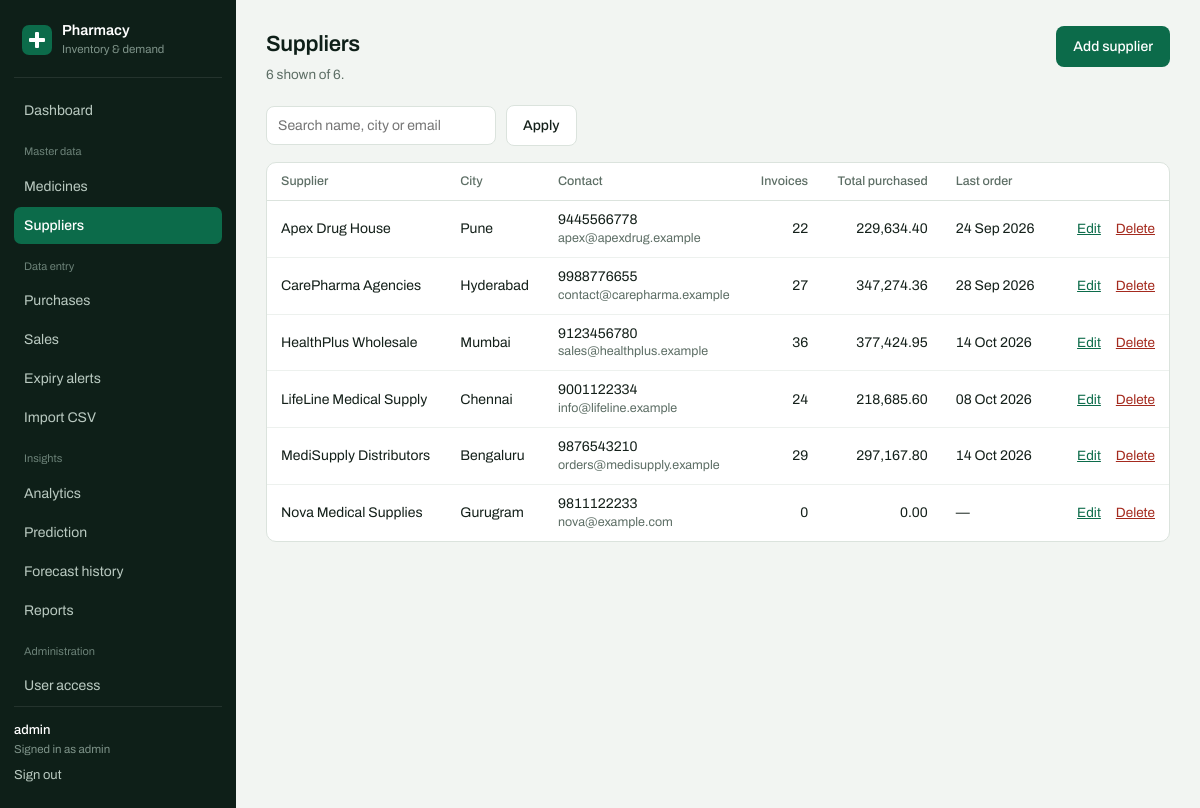
Screenshot of /suppliers (signed in) with the database file from the repository.
### models.py (models this page shows, shortened)
class Supplier(db.Model):
    __tablename__ = "suppliers"
    supplier_id = db.Column(db.Integer, primary_key=True)
    supplier_name = db.Column(db.String(120), nullable=False)
    phone = db.Column(db.String(20))
    email = db.Column(db.String(120))
    city = db.Column(db.String(60))
    purchases = db.relationship("Purchase", back_populates="supplier")

class Purchase(db.Model):
    __tablename__ = "purchases"
    purchase_id = db.Column(db.Integer, primary_key=True)
    supplier_id = db.Column(db.Integer, db.ForeignKey("suppliers.supplier_id"),
                            nullable=False)
    purchase_date = db.Column(db.Date, nullable=False, index=True)
    invoice_no = db.Column(db.String(40), unique=True, nullable=False)
    supplier = db.relationship("Supplier", back_populates="purchases")
    items = db.relationship("PurchaseItem", back_populates="purchase",
                            cascade="all, delete-orphan")
    @property
    def total_cost(self):
        return sum(i.quantity * i.cost for i in self.items)

### app.py (the view)
@app.route("/suppliers")
@login_required
def suppliers():
    q = request.args.get("q", "").strip()
    found = supplier_service.search(q)
    rows = [(s, supplier_service.summary(s)) for s in found]
    return render_template("suppliers.html", rows=rows,
                           total=Supplier.query.count(), q=q)

### app.py (called while the page is built)
def login_required(view):
    @wraps(view)
    def wrapped(*args, **kwargs):
        if "user_id" not in session:
            flash("Please log in first.", "warning")
            return redirect(url_for("login"))
        return view(*args, **kwargs)
    return wrapped

@app.context_processor
def inject_user():
    return {"current_user": {"username": session.get("username"),
                             "role": session.get("role")}}

### services/supplier_service.py (called while the page is built)
def search(query_text=""):
    q = Supplier.query
    if query_text:
        like = f"%{query_text}%"
        q = q.filter(db.or_(Supplier.supplier_name.ilike(like),
                            Supplier.city.ilike(like),
                            Supplier.email.ilike(like)))
    return q.order_by(Supplier.supplier_name).all()

def summary(supplier):
    purchases = Purchase.query.filter_by(supplier_id=supplier.supplier_id).all()
    return {
        "invoices": len(purchases),
        "total_value": round(sum(p.total_cost for p in purchases), 2),
        "last_order": max((p.purchase_date for p in purchases), default=None),
    }

### templates/suppliers.html (shortened to what this page needs)
{% extends "base.html" %}
{% block content %}
<div class="page-head">
  <div>
    <h1>Suppliers</h1>
    <p>
      {{ rows|length }} shown of {{ total }}.
    </p>
  </div>
  {% if current_user.role == 'admin' %}
    <a class="btn btn-primary" href="{{ url_for('supplier_new') }}">Add supplier</a>
  {% endif %}
</div>
<form class="filters" method="GET">
  <input type="search" name="q" value="{{ q }}"
         placeholder="Search name, city or email">
  <button class="btn btn-quiet" type="submit">Apply</button>
</form>
<section class="panel">
  <div class="table-wrap">
    <table class="data">
      <thead>
        <tr>
          <th>Supplier</th>
          <th>City</th>
          <th>Contact</th>
          <th class="num">Invoices</th>
          <th class="num">Total purchased</th>
          <th>Last order</th>
          {% if current_user.role == 'admin' %}<th></th>{% endif %}
        </tr>
      </thead>
      <tbody>
        {% for s, info in rows %}
        <tr>
          <td>{{ s.supplier_name }}</td>
          <td>{{ s.city or '—' }}</td>
          <td class="contact">
            {% if s.phone %}<div>{{ s.phone }}</div>{% endif %}
            {% if s.email %}<div class="batch">{{ s.email }}</div>{% endif %}
          </td>
          <td class="num">{{ info.invoices }}</td>
          <td class="num">{{ "{:,.2f}".format(info.total_value) }}</td>
          <td class="date">
            {{ info.last_order.strftime('%d %b %Y') if info.last_order else '—' }}
          </td>
          {% if current_user.role == 'admin' %}
          <td class="row-actions">
            <a href="{{ url_for('supplier_edit', supplier_id=s.supplier_id) }}">Edit</a>
            <form method="POST"
                  action="{{ url_for('supplier_delete', supplier_id=s.supplier_id) }}"
                  data-confirm
                  data-confirm-name="{{ s.supplier_name }}"
                  data-confirm-note="{{ info.invoices }} invoices on record.">
              <button class="link-danger" type="submit">Delete</button>
            </form>
          </td>
          {% endif %}
        </tr>
        {% else %}
        <tr>
          <td colspan="{{ 7 if current_user.role == 'admin' else 6 }}" class="empty">
            No suppliers match that search.
          </td>
        </tr>
        {% endfor %}
      </tbody>
    </table>
  </div>
</section>
{% endblock %}

### static/css/style.css (style rules this page uses)
:root { --ink: #0E1F18; --ink-soft: #1B332A; --green: #0C6B4A; --green-lift: #118A5F; --green-wash: #E6F1EC; --paper: #F2F5F2; --surface: #FFFFFF; --line: #DBE3DD; --text: #14201A; --muted: #5D6E65; --amber: #9A6407; --amber-wash: #FBF0DC; --red: #A42A1E; --red-wash: #FAE8E5; --sidebar-w: 236px; --radius: 10px; }
* { box-sizing: border-box; }
body { margin: 0; background: var(--paper); color: var(--text); font-family: Archivo, system-ui, -apple-system, "Segoe UI", sans-serif; font-size: 15px; line-height: 1.5; font-variant-numeric: tabular-nums; }
h1, h2, h3, h4, h5 { font-weight: 600; letter-spacing: -0.015em; color: var(--ink); margin: 0; }
a { color: var(--green); }
.page-head { display: flex; align-items: baseline; justify-content: space-between; gap: 16px; margin-bottom: 20px; }
.page-head h1 { font-size: 22px; }
.page-head p { margin: 4px 0 0; color: var(--muted); font-size: 13.5px; }
.panel { background: var(--surface); border: 1px solid var(--line); border-radius: var(--radius); overflow: hidden; }
.table-wrap { overflow-x: auto; }
table.data { width: 100%; border-collapse: collapse; font-size: 14px; }
table.data th { text-align: left; font-weight: 500; font-size: 12.5px; color: var(--muted); padding: 9px 14px; border-bottom: 1px solid var(--line); white-space: nowrap; }
table.data td { padding: 10px 14px; border-bottom: 1px solid #EDF1EE; }
table.data tr:last-child td { border-bottom: 0; }
.num { text-align: right; font-variant-numeric: tabular-nums; white-space: nowrap; }
.batch { color: var(--muted); font-size: 12.5px; white-space: nowrap; }
.date { white-space: nowrap; }
.btn { display: inline-block; padding: 9px 16px; border: 1px solid transparent; border-radius: 8px; font: inherit; font-weight: 500; font-size: 14px; cursor: pointer; text-decoration: none; }
.btn-primary { background: var(--green); color: #fff; }
.filters { display: flex; flex-wrap: wrap; gap: 10px; align-items: center; margin-bottom: 16px; }
.filters input[type="search"], .filters input[type="date"], .filters select { padding: 8px 11px; border: 1px solid var(--line); border-radius: 8px; font: inherit; font-size: 14px; background: #fff; color: var(--text); }
.filters input[type="search"] { min-width: 230px; }
.btn-quiet { background: var(--surface); border-color: var(--line); color: var(--text); }
.row-actions { text-align: right; white-space: nowrap; }
.row-actions a, .row-actions button { font-size: 13.5px; margin-left: 12px; }
.row-actions form { display: inline; }
.link-danger { background: none; border: 0; padding: 0; font: inherit; font-size: 13.5px; color: var(--red); cursor: pointer; text-decoration: underline; }
.contact div { line-height: 1.35; }
.contact .batch { font-size: 12.5px; }
table.data th.num, table.inner th.num { text-align: right; }

### rows the page displays
Supplier: supplier_name "Apex Drug House", city "Pune", phone "9445566778", email "apex@apexdrug.example", invoices "22", total_value "229,634.40", last_order "24 Sep 2026"
Supplier: supplier_name "CarePharma Agencies", city "Hyderabad", phone "9988776655", email "contact@carepharma.example", invoices "27", total_value "347,274.36", last_order "28 Sep 2026"
Supplier: supplier_name "HealthPlus Wholesale", city "Mumbai", phone "9123456780", email "sales@healthplus.example", invoices "36", total_value "377,424.95", last_order "14 Oct 2026"
Supplier: supplier_name "LifeLine Medical Supply", city "Chennai", phone "9001122334", email "info@lifeline.example", invoices "24", total_value "218,685.60", last_order "08 Oct 2026"
Supplier: supplier_name "MediSupply Distributors", city "Bengaluru", phone "9876543210", email "orders@medisupply.example", invoices "29", total_value "297,167.80", last_order "14 Oct 2026"
Supplier: supplier_name "Nova Medical Supplies", city "Gurugram", phone "9811122233", email "nova@example.com", invoices "0", total_value "0.00", last_order "—"

### other values shown
{{ current_user.username }} "admin"
{{ current_user.role }} "admin"
{{ rows|length }} "6"
{{ total }} "6"
